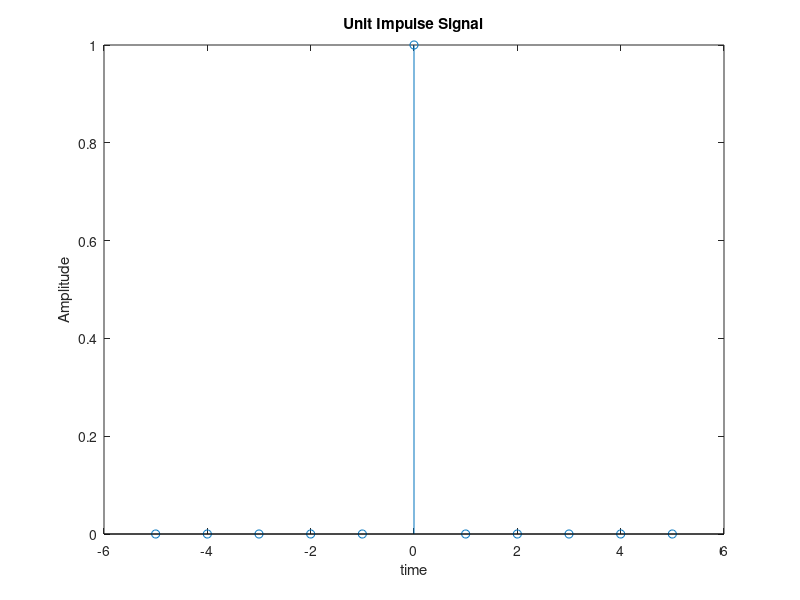

The MATLAB source for this figure:

N = input('Number of Samples');
n = -N:1:N
x = [zeros(1,N),1,zeros(1,N)];
stem(n,x);
xlabel('time');
ylabel('Amplitude');
title('Unit Impulse Signal')
